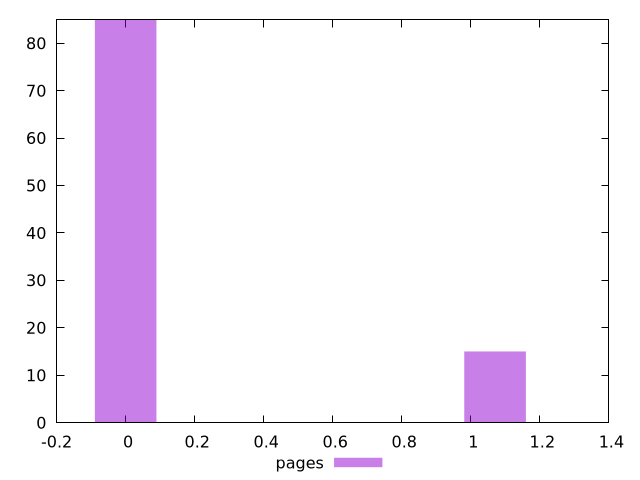

This chart was generated by the following gnuplot code:
$_pages <<EOF
0 85
1.0703220267752327 15
EOF
set key outside below
set terminal pngcairo
set output "report_00006_2020-11-02T20-21-41.718Z/third-party-summary/pages//hist.png"
set yrange [0:85]
set boxwidth 0.17838700446253877
set style fill transparent solid 0.5 noborder
plot $_pages title "pages" with boxes ,
